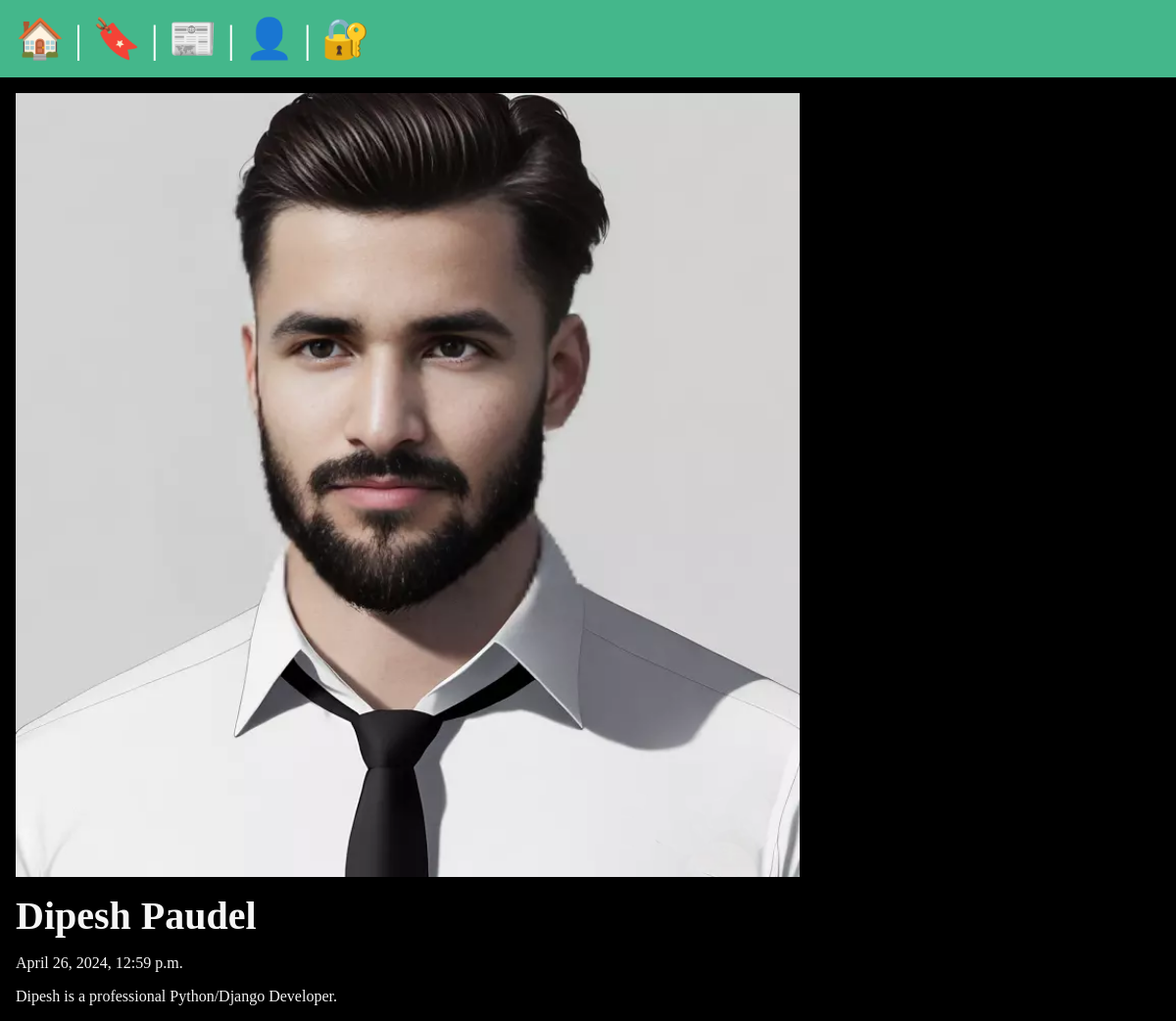
Page /posts/dipesh-paudel on the committed database.
### posts/models.py (models this page shows, shortened)
class Post(models.Model):
  title = models.CharField(max_length=75)
  body = models.TextField()
  slug = models.SlugField()
  date = models.DateTimeField(auto_now_add=True)
  banner = models.ImageField(default='fallback.png', blank=True)
  author = models.ForeignKey(User, on_delete=models.CASCADE, default=None)

### posts/views.py (the view)
# urls.py: path('<slug:slug>', views.post_page, name='page'),
def post_page(request, slug):
  post = Post.objects.get(slug=slug)
  return render(request, 'posts/post_page.html', {
    'post': post
  })

### posts/templates/posts/post_page.html (shortened to what this page needs)
{% extends "layout.html" %}
{% block content %}
    <section>
      <img
        class="banner"
        src="{{ post.banner.url }}"
        alt="{{ post.title }}"
      />
      <h1>{{ post.title }}</h1>
      <p>{{ post.date }}</p>
      <p>{{ post.body }}</p>
    </section>
{% endblock %}

### templates/layout.html (shortened to what this page needs)
<!DOCTYPE html>
{% load static %}
<html lang="en">
  <head>
    <link rel="stylesheet" href="{% static 'css/style.css' %}" />
  </head>
  <body>
    <nav>
      <a href="/">
        <span role="img" aria-label="Home" title="Home">🏠</span>
      </a> |
      <a href="/about">
        <span role="img" aria-label="About" title="About">🔖</span>
      </a> |
      <a href="{% url "posts:list" %}">
        <span role="img" aria-label="Posts" title="Posts">📰</span>
      </a> |
      {% if user.is_authenticated %}
        <a href="{% url "posts:new-post" %}">
          <span role="img" aria-label="New Post" title="New Post">🆕</span>
        </a> |
        <form class="logout" action="{% url "users:logout" %}" method="post">
          {% csrf_token %}
          <button class="logout-button" aria-label="Users Logout" title="Users Logout">
            👋
          </button>
        </form> |
      {% else %}
        <a href="{% url "users:register" %}">
          <span role="img" aria-label="Users Registration" title="Users Registration">👤</span>
        </a> |
        <a href="{% url "users:login" %}">
          <span role="img" aria-label="Users Login" title="Users Login">🔐</span>
        </a>
      {% endif %}
    </nav>
    <main>
      {% block content %}
      {% endblock %}
    </main>
  </body>
</html>

### static/css/style.css (style rules this page uses)
* { margin: 0; padding: 0; box-sizing: border-box; }
body { min-height: 100vh; background-color: black; color: whitesmoke; font-size: 3rem; }
nav { padding: 1rem; background-color: #44B78B; color: white; font-size: 2.5rem; }
main { padding: 1rem; }
section { display: flex; flex-flow: column; gap: 1rem; }
h1, h2 { font-size: 2.5rem; }
p { font-size: 1rem; }
a { text-decoration: none; color: #81dbb8; }
.banner { display: block; width: 100%; max-width: 800px; }

### rows in the picture
Post: banner (picture), title "Dipesh Paudel", date "April 26, 2024, 12:59 p.m.", body "Dipesh is a professional Python/Django Developer."
